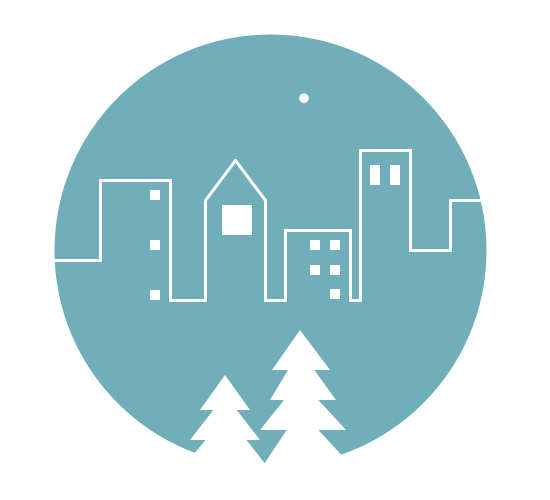
Frame 1 (no input)
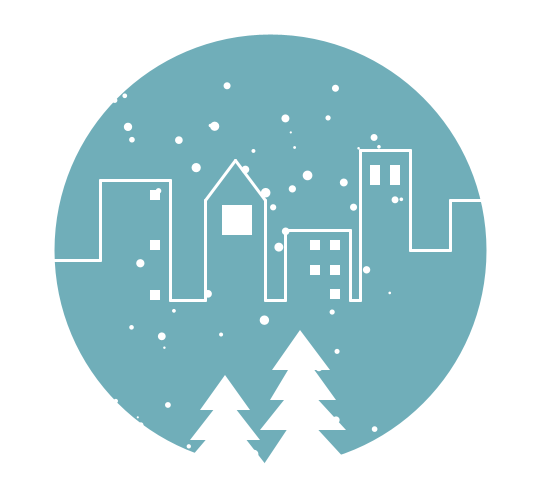
Frame 60 (the mouse pressed at the canvas centre just before this capture)
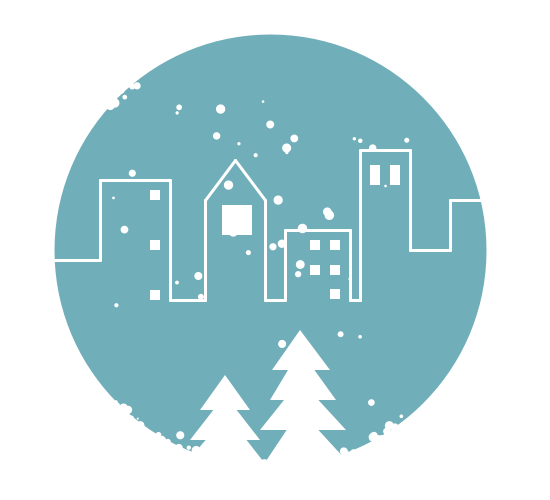
Frame 120 (the mouse held since frame 60 and released just before this capture)

The Processing sketch that drew these frames (run headless with seeded random() and noise(); from frame 60 on, the mouse is pressed at the canvas centre):

// Processing sketch: processing_82803
// ── processing_82803.pde

float[] xPos = new float [0];
float[] yPos = new float [0]; 
float[] xVel = new float [0];
float[] yVel = new float [0];
float[] xPsize = new float [0]; 

//windows
float [] rectX = { 
  150, 150, 150, 330, 310, 330, 310, 330, 370, 390, 222
};
float [] rectY = {
  290, 240, 190, 240, 240, 265, 265, 289, 165, 165, 205
};
float [] rectW = {
  10, 10, 10, 10, 10, 10, 10, 10, 10, 10 ,30
};
float [] rectH = {
  10, 10, 10, 10, 10, 10, 10, 10, 20, 20, 30
};


void setup () {
  size (550, 500);
  noStroke();
  translate(width/2, height/2);
}

void draw () {
  background(255);
  noFill();
  noStroke();
  //ball
  stroke(255);
  strokeWeight(18);
  fill(#70AEB9);
  ellipse (270, 250, 450, 450);
  //house
  stroke(255);
  strokeWeight(3);
  line(40, 260, 100, 260);
  line(100, 260, 100, 180);
  line(100, 180, 170, 180);
  line(170, 180, 170, 300);
  line(170, 300, 205, 300);
  line(205, 300, 205, 200);
  line(205, 200, 235, 160);
  line(235, 160, 265, 200);
  line(265, 300, 265, 200);
  line(265, 300, 285, 300);
  line(285, 300, 285, 230);
  line(285, 230, 350, 230);
  line(350, 230, 350, 300);
  line(350, 300, 360, 300);
  line(360, 300, 360, 150);
  line(360, 150, 410, 150);
  line(410, 150, 410, 250);
  line(410, 250, 450, 250);
  line(450, 250, 450, 200);
  line(450, 200, 500, 200);
  



  //tree1
  noStroke();
  fill(255);
  triangle(200, 410, 225, 375, 250, 410);
  triangle(190, 440, 225, 395, 260, 440);
  triangle(180, 470, 227, 415, 270, 470);

  //tree2
  noStroke();
  fill(255);
  triangle(272, 370, 300, 330, 330, 370);
  triangle(270, 400, 300, 350, 336, 400);
  triangle(260, 430, 300, 380, 346, 430);
  triangle(260, 470, 300, 410, 346, 460);

  for (int i =0; i<rectX.length;i++) {
    if ((mouseX>rectX[i])&&
      (mouseX<rectX[i]+rectW[i])&&
      (mouseY>rectY[i])&&
      (mouseY<rectY[i]+rectH[i])) {
      fill(255, 217, 0); // Roll over colour
    } 
    else {
      fill(255); // Normal Colour
    }
    rect(rectX[i], rectY[i], rectW[i], rectH[i]);
  }

  //particles 

  xPos = append(xPos, random(110, 410));
  yPos = append (yPos, random (80, 150));
  xVel = append(xVel, random(0, 0));
  yVel = append(yVel, random(2, 0));
  xPsize = append(xPsize, random(2, 10));


  for (int i = 0; i<xPos.length; i++) {
    fill(255);
    ellipse(xPos[i], yPos[i], xPsize[i], xPsize[i]);
    xPos[i] += xVel[i];
    yPos[i] += yVel[i];
    //gravity 
    yVel [i] += 0.2;


    if (dist(xPos[i], yPos[i], 270, 250)>210) { // 222 is the size from the centre of the ellipse to the outside
      yVel[i]*=0.1; // change the 0.1 to make the balls less bouncy
      xVel[i]*=0.1; // change the 0.1 to make the balls less bouncy
    }
  }
  // checks too see how many particles there is, if more then 200 gets rid of particles 
  if (xPos.length>200) {
    xPos = subset(xPos, 1);
    yPos = subset(yPos, 1);
    xVel = subset(xVel, 1);
    yVel = subset(yVel, 1);
    xPsize = subset(xPsize, 1);
  }
}
